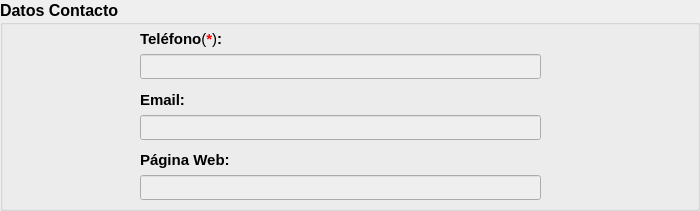
     <widget class="QGroupBox" name="groupBox_datosContacto_3">
      <property name="geometry">
       <rect>
        <x>320</x>
        <y>320</y>
        <width>700</width>
        <height>211</height>
       </rect>
      </property>
      <property name="minimumSize">
       <size>
        <width>421</width>
        <height>211</height>
       </size>
      </property>
      <property name="maximumSize">
       <size>
        <width>700</width>
        <height>225</height>
       </size>
      </property>
      <property name="font">
       <font>
        <pointsize>12</pointsize>
        <weight>75</weight>
        <bold>true</bold>
       </font>
      </property>
      <property name="cursor">
       <cursorShape>ArrowCursor</cursorShape>
      </property>
      <property name="autoFillBackground">
       <bool>false</bool>
      </property>
      <property name="title">
       <string>Datos Contacto</string>
      </property>
      <widget class="QLabel" name="label_tel_3">
       <property name="geometry">
        <rect>
         <x>140</x>
         <y>30</y>
         <width>92</width>
         <height>18</height>
        </rect>
       </property>
       <property name="font">
        <font>
         <pointsize>11</pointsize>
         <weight>75</weight>
         <bold>true</bold>
         <underline>false</underline>
        </font>
       </property>
       <property name="text">
        <string>&lt;html&gt;&lt;head/&gt;&lt;body&gt;&lt;p&gt;Teléfono&lt;span style=&quot; font-weight:400;&quot;&gt;(&lt;/span&gt;&lt;span style=&quot; color:#ff0000;&quot;&gt;*&lt;/span&gt;&lt;span style=&quot; font-weight:400;&quot;&gt;)&lt;/span&gt;:&lt;/p&gt;&lt;/body&gt;&lt;/html&gt;</string>
       </property>
      </widget>
      <widget class="QLineEdit" name="show_tel_2">
       <property name="enabled">
        <bool>false</bool>
       </property>
       <property name="geometry">
        <rect>
         <x>140</x>
         <y>54</y>
         <width>401</width>
         <height>25</height>
        </rect>
       </property>
       <property name="font">
        <font>
         <pointsize>12</pointsize>
         <weight>50</weight>
         <bold>false</bold>
        </font>
       </property>
       <property name="text">
        <string/>
       </property>
       <property name="maxLength">
        <number>40</number>
       </property>
       <property name="alignment">
        <set>Qt::AlignCenter</set>
       </property>
      </widget>
      <widget class="QLabel" name="label_email_3">
       <property name="geometry">
        <rect>
         <x>140</x>
         <y>91</y>
         <width>46</width>
         <height>18</height>
        </rect>
       </property>
       <property name="font">
        <font>
         <pointsize>11</pointsize>
         <weight>75</weight>
         <bold>true</bold>
         <underline>false</underline>
        </font>
       </property>
       <property name="text">
        <string>Email:</string>
       </property>
      </widget>
      <widget class="QLineEdit" name="show_email_2">
       <property name="enabled">
        <bool>false</bool>
       </property>
       <property name="geometry">
        <rect>
         <x>140</x>
         <y>115</y>
         <width>401</width>
         <height>25</height>
        </rect>
       </property>
       <property name="font">
        <font>
         <pointsize>12</pointsize>
         <weight>50</weight>
         <bold>false</bold>
        </font>
       </property>
       <property name="text">
        <string/>
       </property>
       <property name="maxLength">
        <number>40</number>
       </property>
       <property name="alignment">
        <set>Qt::AlignCenter</set>
       </property>
      </widget>
      <widget class="QLabel" name="label_web_3">
       <property name="geometry">
        <rect>
         <x>140</x>
         <y>151</y>
         <width>93</width>
         <height>18</height>
        </rect>
       </property>
       <property name="font">
        <font>
         <pointsize>11</pointsize>
         <weight>75</weight>
         <bold>true</bold>
         <underline>false</underline>
        </font>
       </property>
       <property name="text">
        <string>Página Web:</string>
       </property>
      </widget>
      <widget class="QLineEdit" name="show_web_2">
       <property name="enabled">
        <bool>false</bool>
       </property>
       <property name="geometry">
        <rect>
         <x>140</x>
         <y>175</y>
         <width>401</width>
         <height>25</height>
        </rect>
       </property>
       <property name="font">
        <font>
         <pointsize>12</pointsize>
         <weight>50</weight>
         <bold>false</bold>
        </font>
       </property>
       <property name="text">
        <string/>
       </property>
       <property name="maxLength">
        <number>40</number>
       </property>
       <property name="alignment">
        <set>Qt::AlignCenter</set>
       </property>
      </widget>
     </widget>
